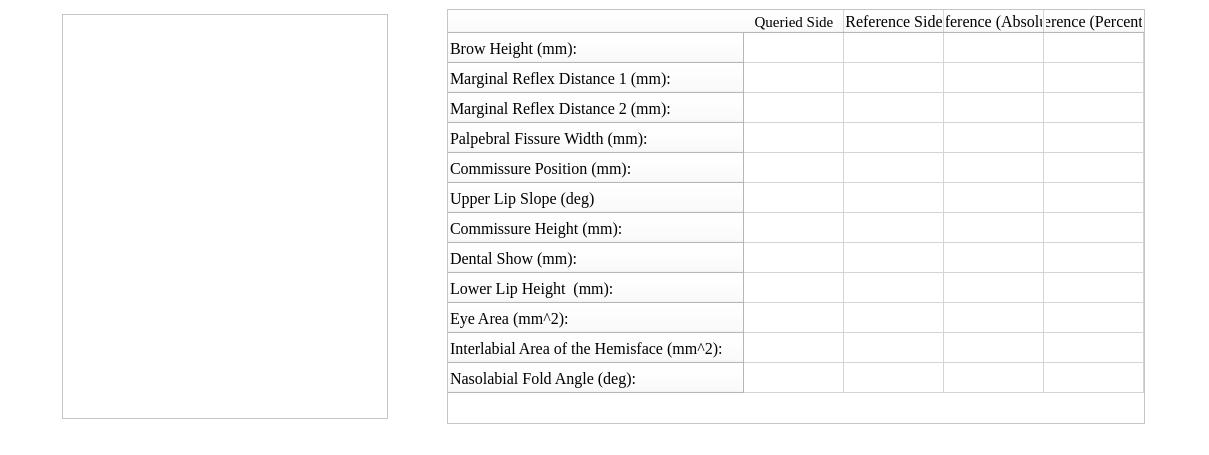
<?xml version="1.0" encoding="UTF-8"?>
<ui version="4.0">
 <class>MainWindow</class>
 <widget class="QMainWindow" name="MainWindow">
  <property name="geometry">
   <rect>
    <x>0</x>
    <y>0</y>
    <width>1209</width>
    <height>455</height>
   </rect>
  </property>
  <property name="minimumSize">
   <size>
    <width>1140</width>
    <height>455</height>
   </size>
  </property>
  <property name="windowTitle">
   <string>MainWindow</string>
  </property>
  <property name="styleSheet">
   <string notr="true">background-color: rgb(255, 255, 255);</string>
  </property>
  <widget class="QWidget" name="centralwidget">
   <layout class="QHBoxLayout" name="horizontalLayout">
    <item>
     <widget class="QGraphicsView" name="graphicsView">
      <property name="sizePolicy">
       <sizepolicy hsizetype="Fixed" vsizetype="Fixed">
        <horstretch>0</horstretch>
        <verstretch>0</verstretch>
       </sizepolicy>
      </property>
      <property name="minimumSize">
       <size>
        <width>326</width>
        <height>405</height>
       </size>
      </property>
      <property name="maximumSize">
       <size>
        <width>16777215</width>
        <height>16777215</height>
       </size>
      </property>
     </widget>
    </item>
    <item>
     <widget class="QTableWidget" name="tableWidget">
      <property name="sizePolicy">
       <sizepolicy hsizetype="Fixed" vsizetype="Preferred">
        <horstretch>0</horstretch>
        <verstretch>0</verstretch>
       </sizepolicy>
      </property>
      <property name="minimumSize">
       <size>
        <width>0</width>
        <height>0</height>
       </size>
      </property>
      <property name="font">
       <font>
        <family>Times New Roman</family>
        <pointsize>12</pointsize>
       </font>
      </property>
      <property name="lineWidth">
       <number>0</number>
      </property>
      <property name="verticalScrollBarPolicy">
       <enum>Qt::ScrollBarAlwaysOff</enum>
      </property>
      <property name="horizontalScrollBarPolicy">
       <enum>Qt::ScrollBarAlwaysOff</enum>
      </property>
      <property name="sizeAdjustPolicy">
       <enum>QAbstractScrollArea::AdjustToContents</enum>
      </property>
      <row>
       <property name="text">
        <string>Brow Height (mm):</string>
       </property>
       <property name="font">
        <font>
         <family>Times New Roman</family>
         <pointsize>12</pointsize>
        </font>
       </property>
      </row>
      <row>
       <property name="text">
        <string>Marginal Reflex Distance 1 (mm):</string>
       </property>
       <property name="font">
        <font>
         <family>Times New Roman</family>
         <pointsize>12</pointsize>
        </font>
       </property>
      </row>
      <row>
       <property name="text">
        <string>Marginal Reflex Distance 2 (mm):</string>
       </property>
       <property name="font">
        <font>
         <family>Times New Roman</family>
         <pointsize>12</pointsize>
        </font>
       </property>
      </row>
      <row>
       <property name="text">
        <string>Palpebral Fissure Width (mm):</string>
       </property>
       <property name="font">
        <font>
         <family>Times New Roman</family>
         <pointsize>12</pointsize>
        </font>
       </property>
      </row>
      <row>
       <property name="text">
        <string>Commissure Position (mm):</string>
       </property>
       <property name="font">
        <font>
         <family>Times New Roman</family>
         <pointsize>12</pointsize>
        </font>
       </property>
      </row>
      <row>
       <property name="text">
        <string>Upper Lip Slope (deg)</string>
       </property>
       <property name="font">
        <font>
         <family>Times New Roman</family>
         <pointsize>12</pointsize>
        </font>
       </property>
      </row>
      <row>
       <property name="text">
        <string>Commissure Height (mm):</string>
       </property>
       <property name="font">
        <font>
         <family>Times New Roman</family>
         <pointsize>12</pointsize>
        </font>
       </property>
      </row>
      <row>
       <property name="text">
        <string>Dental Show (mm):</string>
       </property>
       <property name="font">
        <font>
         <family>Times New Roman</family>
         <pointsize>12</pointsize>
        </font>
       </property>
      </row>
      <row>
       <property name="text">
        <string>Lower Lip Height  (mm):</string>
       </property>
       <property name="font">
        <font>
         <family>Times New Roman</family>
         <pointsize>12</pointsize>
        </font>
       </property>
      </row>
      <row>
       <property name="text">
        <string>Eye Area (mm^2):</string>
       </property>
       <property name="font">
        <font>
         <family>Times New Roman</family>
         <pointsize>12</pointsize>
        </font>
       </property>
      </row>
      <row>
       <property name="text">
        <string>Interlabial Area of the Hemisface (mm^2):</string>
       </property>
       <property name="font">
        <font>
         <family>Times New Roman</family>
         <pointsize>12</pointsize>
        </font>
       </property>
      </row>
      <row>
       <property name="text">
        <string>Nasolabial Fold Angle (deg):</string>
       </property>
       <property name="font">
        <font>
         <family>Times New Roman</family>
         <pointsize>12</pointsize>
        </font>
       </property>
      </row>
      <column>
       <property name="text">
        <string>Queried Side</string>
       </property>
       <property name="font">
        <font>
         <family>Times New Roman</family>
         <pointsize>11</pointsize>
        </font>
       </property>
      </column>
      <column>
       <property name="text">
        <string>Reference Side</string>
       </property>
       <property name="font">
        <font>
         <family>Times New Roman</family>
         <pointsize>12</pointsize>
        </font>
       </property>
      </column>
      <column>
       <property name="text">
        <string>Difference (Absolute)</string>
       </property>
       <property name="font">
        <font>
         <family>Times New Roman</family>
         <pointsize>12</pointsize>
        </font>
       </property>
      </column>
      <column>
       <property name="text">
        <string>Difference (Percentage)</string>
       </property>
       <property name="font">
        <font>
         <family>Times New Roman</family>
         <pointsize>12</pointsize>
        </font>
       </property>
      </column>
     </widget>
    </item>
   </layout>
  </widget>
  <widget class="QMenuBar" name="menubar">
   <property name="geometry">
    <rect>
     <x>0</x>
     <y>0</y>
     <width>1209</width>
     <height>21</height>
    </rect>
   </property>
  </widget>
  <widget class="QStatusBar" name="statusbar"/>
 </widget>
 <resources/>
 <connections/>
</ui>
